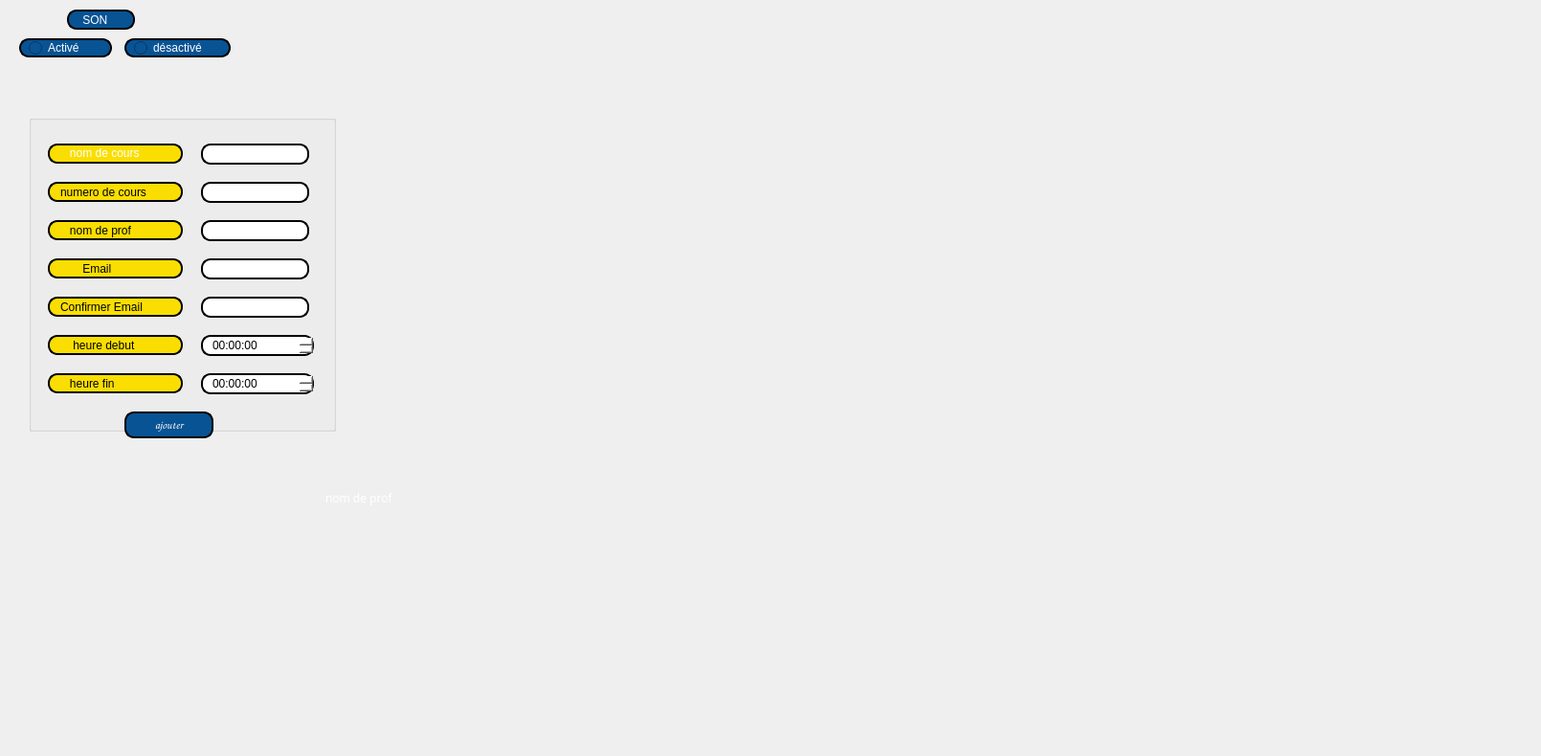
     <widget class="QWidget" name="tab_3">
      <attribute name="title">
       <string>ajouter</string>
      </attribute>
      <widget class="QLabel" name="dev_pic">
       <property name="geometry">
        <rect>
         <x>470</x>
         <y>90</y>
         <width>651</width>
         <height>351</height>
        </rect>
       </property>
       <property name="text">
        <string/>
       </property>
      </widget>
      <widget class="QLineEdit" name="nomC">
       <property name="geometry">
        <rect>
         <x>210</x>
         <y>150</y>
         <width>113</width>
         <height>22</height>
        </rect>
       </property>
       <property name="styleSheet">
        <string notr="true">border: 2px solid black;
border-radius: 10px;
padding: 0 8px;
background: white;
selection-background-color: gray;
</string>
       </property>
      </widget>
      <widget class="QLabel" name="label_4">
       <property name="geometry">
        <rect>
         <x>50</x>
         <y>390</y>
         <width>141</width>
         <height>21</height>
        </rect>
       </property>
       <property name="styleSheet">
        <string notr="true">border: 2px solid black;
font: 75 8pt &quot;MS Shell Dlg 2&quot;;
border-radius: 10px;
padding: 0 8px;
background: #fade02;
font: bold, &quot;Comic Sans MS&quot;;;
text-align:center;
</string>
       </property>
       <property name="text">
        <string>   heure fin</string>
       </property>
      </widget>
      <widget class="QLineEdit" name="nomE">
       <property name="geometry">
        <rect>
         <x>210</x>
         <y>230</y>
         <width>113</width>
         <height>22</height>
        </rect>
       </property>
       <property name="styleSheet">
        <string notr="true">border: 2px solid black;
border-radius: 10px;
padding: 0 8px;
background: white;
selection-background-color: gray;
</string>
       </property>
      </widget>
      <widget class="QLabel" name="label_3">
       <property name="geometry">
        <rect>
         <x>50</x>
         <y>350</y>
         <width>141</width>
         <height>21</height>
        </rect>
       </property>
       <property name="styleSheet">
        <string notr="true">border: 2px solid black;
font: 75 8pt &quot;MS Shell Dlg 2&quot;;
border-radius: 10px;
padding: 0 8px;
background: #fade02;
font: bold, &quot;Comic Sans MS&quot;;;
text-align:center;
</string>
       </property>
       <property name="text">
        <string>    heure debut</string>
       </property>
      </widget>
      <widget class="QLabel" name="label">
       <property name="geometry">
        <rect>
         <x>50</x>
         <y>150</y>
         <width>141</width>
         <height>21</height>
        </rect>
       </property>
       <property name="palette">
        <palette>
         <active>
          <colorrole role="WindowText">
           <brush brushstyle="SolidPattern">
            <color alpha="255">
             <red>255</red>
             <green>255</green>
             <blue>255</blue>
            </color>
           </brush>
          </colorrole>
          <colorrole role="Button">
           <brush brushstyle="SolidPattern">
            <color alpha="255">
             <red>250</red>
             <green>222</green>
             <blue>2</blue>
            </color>
           </brush>
          </colorrole>
          <colorrole role="Text">
           <brush brushstyle="SolidPattern">
            <color alpha="255">
             <red>255</red>
             <green>255</green>
             <blue>255</blue>
            </color>
           </brush>
          </colorrole>
          <colorrole role="ButtonText">
           <brush brushstyle="SolidPattern">
            <color alpha="255">
             <red>255</red>
             <green>255</green>
             <blue>255</blue>
            </color>
           </brush>
          </colorrole>
          <colorrole role="Base">
           <brush brushstyle="SolidPattern">
            <color alpha="255">
             <red>250</red>
             <green>222</green>
             <blue>2</blue>
            </color>
           </brush>
          </colorrole>
          <colorrole role="Window">
           <brush brushstyle="SolidPattern">
            <color alpha="255">
             <red>250</red>
             <green>222</green>
             <blue>2</blue>
            </color>
           </brush>
          </colorrole>
          <colorrole role="PlaceholderText">
           <brush brushstyle="NoBrush">
            <color alpha="128">
             <red>255</red>
             <green>255</green>
             <blue>255</blue>
            </color>
           </brush>
          </colorrole>
         </active>
         <inactive>
          <colorrole role="WindowText">
           <brush brushstyle="SolidPattern">
            <color alpha="255">
             <red>255</red>
             <green>255</green>
             <blue>255</blue>
            </color>
           </brush>
          </colorrole>
          <colorrole role="Button">
           <brush brushstyle="SolidPattern">
            <color alpha="255">
             <red>250</red>
             <green>222</green>
             <blue>2</blue>
            </color>
           </brush>
          </colorrole>
          <colorrole role="Text">
           <brush brushstyle="SolidPattern">
            <color alpha="255">
             <red>255</red>
             <green>255</green>
             <blue>255</blue>
            </color>
           </brush>
          </colorrole>
          <colorrole role="ButtonText">
           <brush brushstyle="SolidPattern">
            <color alpha="255">
             <red>255</red>
             <green>255</green>
             <blue>255</blue>
            </color>
           </brush>
          </colorrole>
          <colorrole role="Base">
           <brush brushstyle="SolidPattern">
            <color alpha="255">
             <red>250</red>
             <green>222</green>
             <blue>2</blue>
            </color>
           </brush>
          </colorrole>
          <colorrole role="Window">
           <brush brushstyle="SolidPattern">
            <color alpha="255">
             <red>250</red>
             <green>222</green>
             <blue>2</blue>
            </color>
           </brush>
          </colorrole>
          <colorrole role="PlaceholderText">
           <brush brushstyle="NoBrush">
            <color alpha="128">
             <red>255</red>
             <green>255</green>
             <blue>255</blue>
            </color>
           </brush>
          </colorrole>
         </inactive>
         <disabled>
          <colorrole role="WindowText">
           <brush brushstyle="SolidPattern">
            <color alpha="255">
             <red>255</red>
             <green>255</green>
             <blue>255</blue>
            </color>
           </brush>
          </colorrole>
          <colorrole role="Button">
           <brush brushstyle="SolidPattern">
            <color alpha="255">
             <red>250</red>
             <green>222</green>
             <blue>2</blue>
            </color>
           </brush>
          </colorrole>
          <colorrole role="Text">
           <brush brushstyle="SolidPattern">
            <color alpha="255">
             <red>255</red>
             <green>255</green>
             <blue>255</blue>
            </color>
           </brush>
          </colorrole>
          <colorrole role="ButtonText">
           <brush brushstyle="SolidPattern">
            <color alpha="255">
             <red>255</red>
             <green>255</green>
             <blue>255</blue>
            </color>
           </brush>
          </colorrole>
          <colorrole role="Base">
           <brush brushstyle="SolidPattern">
            <color alpha="255">
             <red>250</red>
             <green>222</green>
             <blue>2</blue>
            </color>
           </brush>
          </colorrole>
          <colorrole role="Window">
           <brush brushstyle="SolidPattern">
            <color alpha="255">
             <red>250</red>
             <green>222</green>
             <blue>2</blue>
            </color>
           </brush>
          </colorrole>
          <colorrole role="PlaceholderText">
           <brush brushstyle="NoBrush">
            <color alpha="128">
             <red>255</red>
             <green>255</green>
             <blue>255</blue>
            </color>
           </brush>
          </colorrole>
         </disabled>
        </palette>
       </property>
       <property name="mouseTracking">
        <bool>false</bool>
       </property>
       <property name="focusPolicy">
        <enum>Qt::ClickFocus</enum>
       </property>
       <property name="contextMenuPolicy">
        <enum>Qt::PreventContextMenu</enum>
       </property>
       <property name="styleSheet">
        <string notr="true">border: 2px solid black;
font: 75 8pt &quot;MS Shell Dlg 2&quot;;
border-radius: 10px;
padding: 0 8px;
background: #fade02;
font: bold, &quot;Comic Sans MS&quot;;;
text-align:center;
</string>
       </property>
       <property name="text">
        <string>   nom de cours</string>
       </property>
      </widget>
      <widget class="QPushButton" name="b_ajoutC">
       <property name="geometry">
        <rect>
         <x>130</x>
         <y>430</y>
         <width>93</width>
         <height>28</height>
        </rect>
       </property>
       <property name="font">
        <font>
         <family>Comic Sans MS</family>
         <weight>75</weight>
         <italic>false</italic>
         <bold>true</bold>
        </font>
       </property>
       <property name="cursor">
        <cursorShape>WaitCursor</cursorShape>
       </property>
       <property name="styleSheet">
        <string notr="true">border: 2px solid black;
border-radius: 10px;
padding: 0 8px;
color: rgb(255, 255, 255);
background:#085394	;
font: bold, &quot;Comic Sans MS&quot;;


</string>
       </property>
       <property name="text">
        <string>ajouter</string>
       </property>
      </widget>
      <widget class="QLabel" name="label_2">
       <property name="geometry">
        <rect>
         <x>50</x>
         <y>230</y>
         <width>141</width>
         <height>21</height>
        </rect>
       </property>
       <property name="styleSheet">
        <string notr="true">border: 2px solid black;
font: 75 8pt &quot;MS Shell Dlg 2&quot;;
border-radius: 10px;
padding: 0 8px;
background: #fade02;
font: bold, &quot;Comic Sans MS&quot;;;
text-align:center;
</string>
       </property>
       <property name="text">
        <string>   nom de prof</string>
       </property>
      </widget>
      <widget class="QLabel" name="label_14">
       <property name="geometry">
        <rect>
         <x>50</x>
         <y>190</y>
         <width>141</width>
         <height>21</height>
        </rect>
       </property>
       <property name="styleSheet">
        <string notr="true">border: 2px solid black;
font: 75 8pt &quot;MS Shell Dlg 2&quot;;
border-radius: 10px;
padding: 0 8px;
background: #fade02;
font: bold, &quot;Comic Sans MS&quot;;;
text-align:center;
</string>
       </property>
       <property name="text">
        <string>numero de cours </string>
       </property>
      </widget>
      <widget class="QLineEdit" name="numero">
       <property name="geometry">
        <rect>
         <x>210</x>
         <y>190</y>
         <width>113</width>
         <height>22</height>
        </rect>
       </property>
       <property name="styleSheet">
        <string notr="true">border: 2px solid black;
border-radius: 10px;
padding: 0 8px;
background: white;
selection-background-color: gray;
</string>
       </property>
      </widget>
      <widget class="QLabel" name="background_3">
       <property name="geometry">
        <rect>
         <x>0</x>
         <y>0</y>
         <width>1601</width>
         <height>781</height>
        </rect>
       </property>
       <property name="text">
        <string/>
       </property>
      </widget>
      <widget class="QTimeEdit" name="heureD">
       <property name="geometry">
        <rect>
         <x>210</x>
         <y>350</y>
         <width>118</width>
         <height>22</height>
        </rect>
       </property>
       <property name="styleSheet">
        <string notr="true"> border: 2px solid black;
border-radius: 10px;
padding: 0 8px;
background: white;
selection-background-color: gray;
</string>
       </property>
      </widget>
      <widget class="QTimeEdit" name="heureF">
       <property name="geometry">
        <rect>
         <x>210</x>
         <y>390</y>
         <width>118</width>
         <height>22</height>
        </rect>
       </property>
       <property name="styleSheet">
        <string notr="true">border: 2px solid black;
border-radius: 10px;
padding: 0 8px;
background: white;
selection-background-color: gray;
</string>
       </property>
      </widget>
      <widget class="QLineEdit" name="email">
       <property name="geometry">
        <rect>
         <x>210</x>
         <y>270</y>
         <width>113</width>
         <height>22</height>
        </rect>
       </property>
       <property name="styleSheet">
        <string notr="true">border: 2px solid black;
border-radius: 10px;
padding: 0 8px;
background: white;
selection-background-color: gray;
</string>
       </property>
      </widget>
      <widget class="QLabel" name="label_17">
       <property name="geometry">
        <rect>
         <x>340</x>
         <y>510</y>
         <width>101</width>
         <height>21</height>
        </rect>
       </property>
       <property name="styleSheet">
        <string notr="true">text-align: center;
color:white;
font-family: Arial Black;</string>
       </property>
       <property name="text">
        <string>nom de prof</string>
       </property>
      </widget>
      <widget class="QLabel" name="label_18">
       <property name="geometry">
        <rect>
         <x>50</x>
         <y>270</y>
         <width>141</width>
         <height>21</height>
        </rect>
       </property>
       <property name="styleSheet">
        <string notr="true">border: 2px solid black;
font: 75 8pt &quot;MS Shell Dlg 2&quot;;
border-radius: 10px;
padding: 0 8px;
background: #fade02;
font: bold, &quot;Comic Sans MS&quot;;;
text-align:center;
</string>
       </property>
       <property name="text">
        <string>       Email</string>
       </property>
      </widget>
      <widget class="QGroupBox" name="groupBox_16">
       <property name="geometry">
        <rect>
         <x>30</x>
         <y>120</y>
         <width>321</width>
         <height>331</height>
        </rect>
       </property>
       <property name="title">
        <string/>
       </property>
      </widget>
      <widget class="QLabel" name="confirmer_email">
       <property name="geometry">
        <rect>
         <x>50</x>
         <y>310</y>
         <width>141</width>
         <height>21</height>
        </rect>
       </property>
       <property name="styleSheet">
        <string notr="true">border: 2px solid black;
font: 75 8pt &quot;MS Shell Dlg 2&quot;;
border-radius: 10px;
padding: 0 8px;
background: #fade02;
font: bold, &quot;Comic Sans MS&quot;;;
text-align:center;
</string>
       </property>
       <property name="text">
        <string>Confirmer Email</string>
       </property>
      </widget>
      <widget class="QLineEdit" name="confirmer_email_2">
       <property name="geometry">
        <rect>
         <x>210</x>
         <y>310</y>
         <width>113</width>
         <height>22</height>
        </rect>
       </property>
       <property name="styleSheet">
        <string notr="true">border: 2px solid black;
border-radius: 10px;
padding: 0 8px;
background: white;
selection-background-color: gray;
</string>
       </property>
      </widget>
      <widget class="QRadioButton" name="son_act">
       <property name="geometry">
        <rect>
         <x>20</x>
         <y>40</y>
         <width>97</width>
         <height>20</height>
        </rect>
       </property>
       <property name="styleSheet">
        <string notr="true">border: 2px solid black;
border-radius: 10px;
padding: 0 8px;
color: rgb(255, 255, 255);
background:#085394	;
font: bold, &quot;Comic Sans MS&quot;;
</string>
       </property>
       <property name="text">
        <string>Activé</string>
       </property>
      </widget>
      <widget class="QRadioButton" name="son_des">
       <property name="geometry">
        <rect>
         <x>130</x>
         <y>40</y>
         <width>111</width>
         <height>20</height>
        </rect>
       </property>
       <property name="styleSheet">
        <string notr="true">border: 2px solid black;
border-radius: 10px;
padding: 0 8px;
color: rgb(255, 255, 255);
background:#085394	;
font: bold, &quot;Comic Sans MS&quot;;
</string>
       </property>
       <property name="text">
        <string>désactivé</string>
       </property>
      </widget>
      <widget class="QLabel" name="label_8">
       <property name="geometry">
        <rect>
         <x>70</x>
         <y>10</y>
         <width>71</width>
         <height>21</height>
        </rect>
       </property>
       <property name="styleSheet">
        <string notr="true">border: 2px solid black;
border-radius: 10px;
padding: 0 8px;
color: rgb(255, 255, 255);
background:#085394	;
font: bold, &quot;Comic Sans MS&quot;;
</string>
       </property>
       <property name="text">
        <string> SON</string>
       </property>
      </widget>
      <zorder>groupBox_16</zorder>
      <zorder>background_3</zorder>
      <zorder>dev_pic</zorder>
      <zorder>nomC</zorder>
      <zorder>label_4</zorder>
      <zorder>nomE</zorder>
      <zorder>label_3</zorder>
      <zorder>label</zorder>
      <zorder>b_ajoutC</zorder>
      <zorder>label_2</zorder>
      <zorder>label_14</zorder>
      <zorder>numero</zorder>
      <zorder>heureD</zorder>
      <zorder>heureF</zorder>
      <zorder>email</zorder>
      <zorder>label_17</zorder>
      <zorder>label_18</zorder>
      <zorder>confirmer_email</zorder>
      <zorder>confirmer_email_2</zorder>
      <zorder>son_act</zorder>
      <zorder>son_des</zorder>
      <zorder>label_8</zorder>
     </widget>
